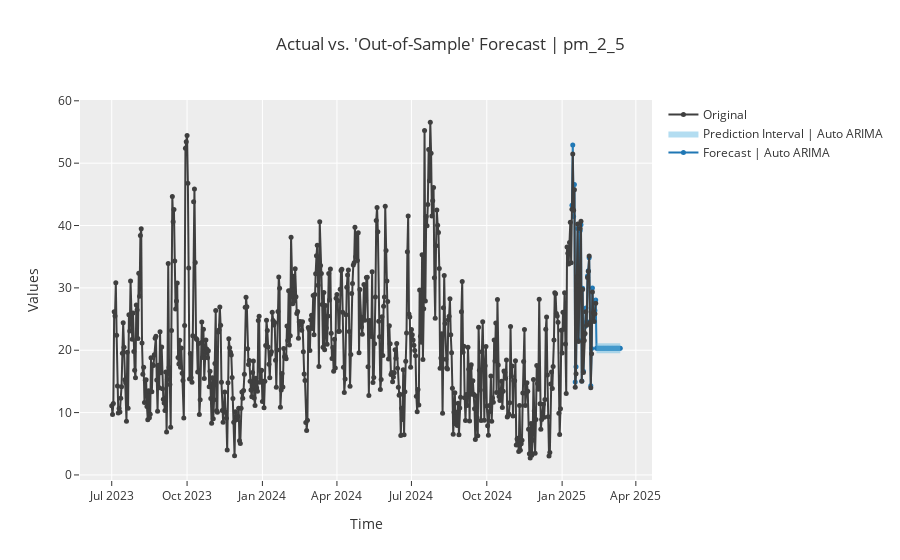

The notebook cell this image was saved under:
### Code cell
plot_model(best, plot = 'forecast')
